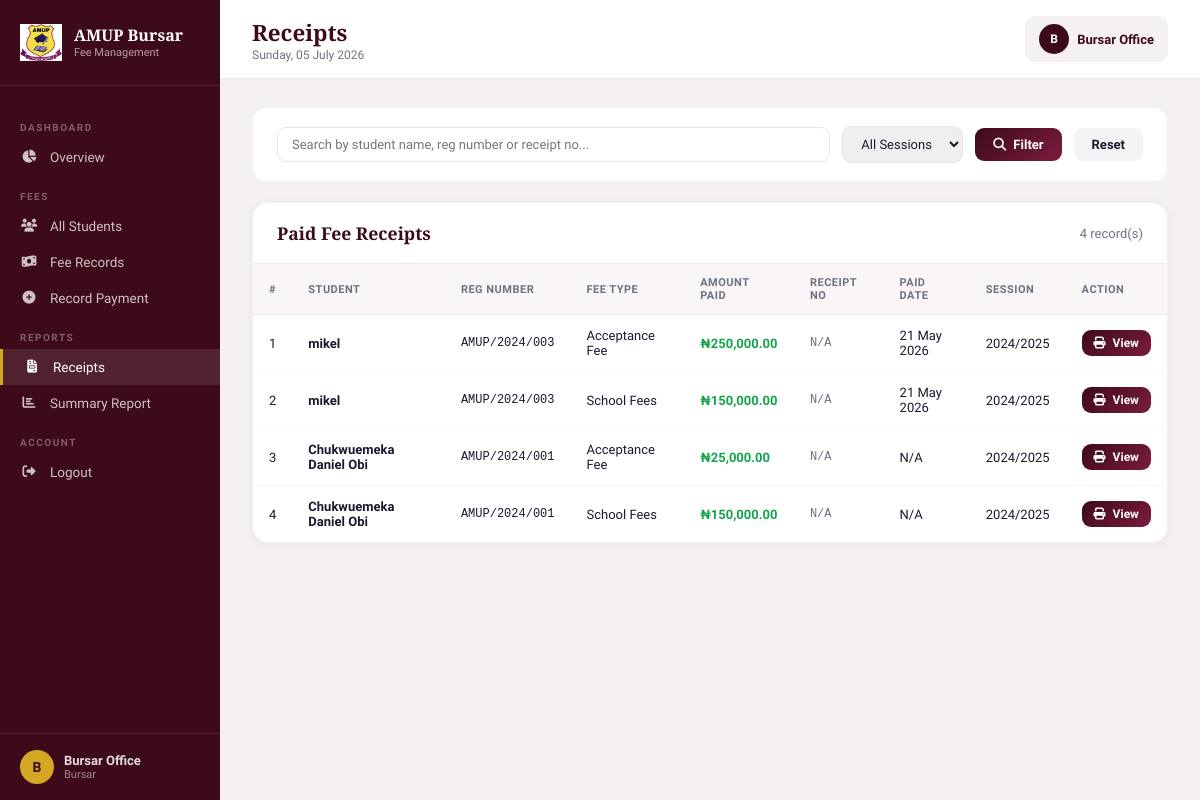
The page /bursar/receipts.php (signed in) on the database its author committed.
### tables this page shows
CREATE TABLE `fees` (
  `id` int(11) NOT NULL,
  `student_id` int(11) NOT NULL,
  `fee_type` varchar(80) NOT NULL,
  `amount` decimal(12,2) NOT NULL,
  `amount_paid` decimal(12,2) DEFAULT 0.00,
  `session` varchar(20) DEFAULT NULL,
  `semester` enum('First','Second','Full Year') DEFAULT NULL,
  `due_date` date DEFAULT NULL,
  `paid_date` date DEFAULT NULL,
  `status` enum('paid','partial','unpaid') DEFAULT 'unpaid',
  `receipt_no` varchar(50) DEFAULT NULL,
  `remark` text DEFAULT NULL,
  `created_at` datetime DEFAULT current_timestamp()
);

CREATE TABLE `students` (
  `id` int(11) NOT NULL,
  `reg_number` varchar(30) NOT NULL,
  `full_name` varchar(120) NOT NULL,
  `email` varchar(120) NOT NULL,
  `phone` varchar(20) DEFAULT NULL,
  `department` varchar(100) DEFAULT NULL,
  `level` varchar(10) DEFAULT '100L',
  `session` varchar(20) DEFAULT '2024/2025',
  `gender` enum('Male','Female','Other') DEFAULT 'Male',
  `dob` date DEFAULT NULL,
  `address` text DEFAULT NULL,
  `password` varchar(255) NOT NULL,
  `status` enum('active','suspended','graduated') DEFAULT 'active',
  `exam_eligible` tinyint(1) DEFAULT 1,
  `suspension_reason` text DEFAULT NULL,
  `suspension_date` date DEFAULT NULL,
  `resumption_date` date DEFAULT NULL,
  `created_at` datetime DEFAULT current_timestamp(),
  `photo` varchar(255) DEFAULT NULL,
  `graduation_session` varchar(20) DEFAULT NULL,
  `graduation_year` int(11) DEFAULT NULL,
  `graduated_at` datetime DEFAULT NULL
);

### includes/config.php (called while the page is built, shortened)
<?php
function sanitize($conn, $data) {
    return $conn->real_escape_string(htmlspecialchars(trim($data)));
}

### bursar/receipts.php (the view, shortened to what this page needs)
<?php
require_once '../includes/config.php';
$bursar_name = $_SESSION['bursar_name'];
$search    = sanitize($conn, $_GET['search'] ?? '');
$where = "WHERE f.status = 'paid'";
$records = $conn->query("
    SELECT f.*, s.full_name, s.reg_number, s.department, s.level
    FROM fees f
    JOIN students s ON s.id = f.student_id
    $where
    ORDER BY f.paid_date DESC, f.id DESC
");
?>
<!DOCTYPE html>
<html lang="en">
<head>
<link href="https://cdnjs.cloudflare.com/ajax/libs/font-awesome/6.5.0/css/all.min.css" rel="stylesheet">
</head>
<body>
<aside class="sidebar">
  <div class="sidebar-logo">
    <img src="../assets/img/logo.png" alt="AMUP">
    <div class="sidebar-logo-text">
      <h3>AMUP Bursar</h3>
      <p>Fee Management</p>
    </div>
  </div>
  <nav>
    <div class="nav-section">Dashboard</div>
    <a href="dashboard.php" class="nav-link"><i class="fas fa-chart-pie"></i> Overview</a>
    <div class="nav-section">Fees</div>
    <a href="students.php" class="nav-link"><i class="fas fa-users"></i> All Students</a>
    <a href="payments.php" class="nav-link"><i class="fas fa-money-bill-wave"></i> Fee Records</a>
    <a href="record_payment.php" class="nav-link"><i class="fas fa-plus-circle"></i> Record Payment</a>
    <div class="nav-section">Reports</div>
    <a href="receipts.php" class="nav-link active"><i class="fas fa-file-invoice"></i> Receipts</a>
    <a href="summary.php" class="nav-link"><i class="fas fa-chart-bar"></i> Summary Report</a>
    <div class="nav-section">Account</div>
    <a href="logout.php" class="nav-link"><i class="fas fa-sign-out-alt"></i> Logout</a>
  </nav>
  <div class="sidebar-footer">
    <div class="sidebar-user">
      <div class="sidebar-avatar"><?= strtoupper(substr($bursar_name,0,1)) ?></div>
      <div>
        <div style="font-weight:600;font-size:13px;"><?= htmlspecialchars($bursar_name) ?></div>
        <div style="font-size:11px;opacity:.6;">Bursar</div>
      </div>
    </div>
  </div>
</aside>
<div class="main">
  <div class="topbar">
    <div class="topbar-title">
      <h2>Receipts</h2>
      <p><?= date('l, d F Y') ?></p>
    </div>
    <div class="badge-user">
      <div class="av"><?= strtoupper(substr($bursar_name,0,1)) ?></div>
      <?= htmlspecialchars($bursar_name) ?>
    </div>
  </div>
  <div class="content">
    <form method="GET" class="filter-bar">
      <input type="text" name="search" placeholder="Search by student name, reg number or receipt no..." value="<?= htmlspecialchars($search) ?>">
      <select name="session">
        <option value="">All Sessions</option>
      </select>
      <button type="submit" class="btn btn-primary"><i class="fas fa-search"></i> Filter</button>
      <a href="receipts.php" class="btn btn-secondary">Reset</a>
    </form>
    <div class="table-wrap">
      <div class="table-header">
        <h3>Paid Fee Receipts</h3>
        <span style="font-size:13px;color:var(--muted);"><?= $records->num_rows ?> record(s)</span>
      </div>
      <table>
        <thead>
          <tr>
            <th>#</th>
            <th>Student</th>
            <th>Reg Number</th>
            <th>Fee Type</th>
            <th>Amount Paid</th>
            <th>Receipt No</th>
            <th>Paid Date</th>
            <th>Session</th>
            <th>Action</th>
          </tr>
        </thead>
        <tbody>
        <?php
        $i = 1;
        if ($records->num_rows === 0):
        ?>
          <tr><td colspan="9" style="text-align:center;color:var(--muted);padding:40px;">No paid records found.</td></tr>
        <?php else: while($r = $records->fetch_assoc()): ?>
          <tr>
            <td><?= $i++ ?></td>
            <td><strong><?= htmlspecialchars($r['full_name']) ?></strong></td>
            <td style="font-family:monospace;font-size:12px;"><?= $r['reg_number'] ?></td>
            <td><?= $r['fee_type'] ?></td>
            <td style="color:#16a34a;font-weight:600;">₦<?= number_format($r['amount_paid'],2) ?></td>
            <td style="font-family:monospace;font-size:12px;"><?= $r['receipt_no'] ?: '<span style="color:var(--muted);">N/A</span>' ?></td>
            <td><?= $r['paid_date'] ? date('d M Y', strtotime($r['paid_date'])) : 'N/A' ?></td>
            <td><?= $r['session'] ?></td>
            <td>
              <button class="btn btn-primary btn-sm" onclick="openReceipt(<?= htmlspecialchars(json_encode($r)) ?>)">
                <i class="fas fa-print"></i> View
              </button>
            </td>
          </tr>
        <?php endwhile; endif; ?>
        </tbody>
      </table>
    </div>
  </div>
</div>
</body>
</html>

### bursar/receipts.php (style rules this page uses)
* { margin:0;padding:0;box-sizing:border-box; }
:root { --maroon:#3d0a1a;--maroon2:#7B1C3E;--gold:#D4A825; --bg:#f5f0f2;--white:#fff;--text:#1a1a2e;--muted:#6b7280; --sidebar:220px; }
body { font-family:'Source Sans 3',sans-serif;background:var(--bg);color:var(--text);display:flex;min-height:100vh; }
.sidebar { width:var(--sidebar);background:var(--maroon);position:fixed;top:0;left:0;height:100vh;display:flex;flex-direction:column;z-index:100; }
.sidebar-logo { padding:24px 20px;border-bottom:1px solid rgba(255,255,255,0.1);display:flex;align-items:center;gap:12px; }
.sidebar-logo img { width:42px; }
.sidebar-logo-text { color:#fff; }
.sidebar-logo-text h3 { font-family:'Playfair Display',serif;font-size:1rem;line-height:1.2; }
.sidebar-logo-text p { font-size:11px;opacity:.6; }
nav { flex:1;padding:20px 0;overflow-y:auto; }
.nav-section { font-size:10px;font-weight:700;color:rgba(255,255,255,0.35);letter-spacing:1.5px;padding:16px 20px 6px;text-transform:uppercase; }
.nav-link { display:flex;align-items:center;gap:12px;padding:10px 20px;color:rgba(255,255,255,0.75);font-size:13.5px;text-decoration:none;transition:.2s; }
.nav-link:hover,.nav-link.active { background:rgba(255,255,255,0.1);color:#fff; }
.nav-link.active { border-left:3px solid var(--gold); }
.nav-link i { width:18px;text-align:center;font-size:13px; }
.sidebar-footer { padding:16px 20px;border-top:1px solid rgba(255,255,255,0.1); }
.sidebar-user { display:flex;align-items:center;gap:10px;color:rgba(255,255,255,0.85);font-size:13px; }
.sidebar-avatar { width:34px;height:34px;border-radius:50%;background:var(--gold);display:flex;align-items:center;justify-content:center;font-weight:700;color:var(--maroon);font-size:14px;flex-shrink:0; }
.main { margin-left:var(--sidebar);flex:1;display:flex;flex-direction:column; }
.topbar { background:var(--white);padding:16px 32px;display:flex;align-items:center;justify-content:space-between;border-bottom:1px solid #ede8ea;position:sticky;top:0;z-index:50; }
.topbar-title h2 { font-family:'Playfair Display',serif;font-size:1.4rem;color:var(--maroon); }
.topbar-title p { font-size:12px;color:var(--muted); }
.badge-user { display:flex;align-items:center;gap:8px;background:var(--bg);padding:8px 14px;border-radius:10px;font-size:13px;font-weight:600;color:var(--maroon); }
.badge-user .av { width:30px;height:30px;border-radius:50%;background:var(--maroon);color:#fff;display:flex;align-items:center;justify-content:center;font-size:12px; }
.content { padding:28px 32px;flex:1; }
.filter-bar { background:var(--white);border-radius:14px;padding:18px 24px;display:flex;gap:12px;align-items:center;flex-wrap:wrap;margin-bottom:20px;border:1px solid rgba(61,10,26,0.06); }
.filter-bar input,.filter-bar select { padding:9px 14px;border:1.5px solid #e5e7eb;border-radius:9px;font-size:13px;font-family:inherit;outline:none;color:var(--text); }
.filter-bar input { flex:1;min-width:200px; }
.btn { padding:9px 18px;border:none;border-radius:9px;font-size:13px;font-weight:600;cursor:pointer;font-family:inherit;display:inline-flex;align-items:center;gap:7px;text-decoration:none; }
.btn-primary { background:linear-gradient(135deg,var(--maroon),var(--maroon2));color:#fff; }
.btn-secondary { background:#f3f4f6;color:var(--text); }
.btn-sm { padding:6px 12px;font-size:12px; }
.table-wrap { background:var(--white);border-radius:16px;border:1px solid rgba(61,10,26,0.06);overflow:hidden;box-shadow:0 2px 12px rgba(61,10,26,0.05); }
.table-header { padding:18px 24px;display:flex;align-items:center;justify-content:space-between;border-bottom:1px solid #f0eaec; }
.table-header h3 { font-family:'Playfair Display',serif;font-size:1.1rem;color:var(--maroon); }
table { width:100%;border-collapse:collapse; }
th { background:#faf6f7;font-size:11px;font-weight:700;text-transform:uppercase;letter-spacing:.5px;color:var(--muted);padding:12px 16px;text-align:left;border-bottom:1px solid #f0eaec; }
td { padding:13px 16px;font-size:13px;border-bottom:1px solid #faf6f7;vertical-align:middle; }
tr:last-child td { border-bottom:none; }

### rows shown on the page
fees: student.full_name "mikel", student.reg_number "AMUP/2024/003", fee_type "Acceptance Fee", amount_paid "250,000.00", receipt_no "N/A", paid_date "21 May 2026", session "2024/2025"
fees: student.full_name "mikel", student.reg_number "AMUP/2024/003", fee_type "School Fees", amount_paid "150,000.00", receipt_no "N/A", paid_date "21 May 2026", session "2024/2025"
fees: student.full_name "Chukwuemeka Daniel Obi", student.reg_number "AMUP/2024/001", fee_type "Acceptance Fee", amount_paid "25,000.00", receipt_no "N/A", session "2024/2025"
fees: student.full_name "Chukwuemeka Daniel Obi", student.reg_number "AMUP/2024/001", fee_type "School Fees", amount_paid "150,000.00", receipt_no "N/A", session "2024/2025"

### other values the page prints
substr($bursar_name,0,1) "B"
$bursar_name "Bursar Office"
$records->num_rows "4"
